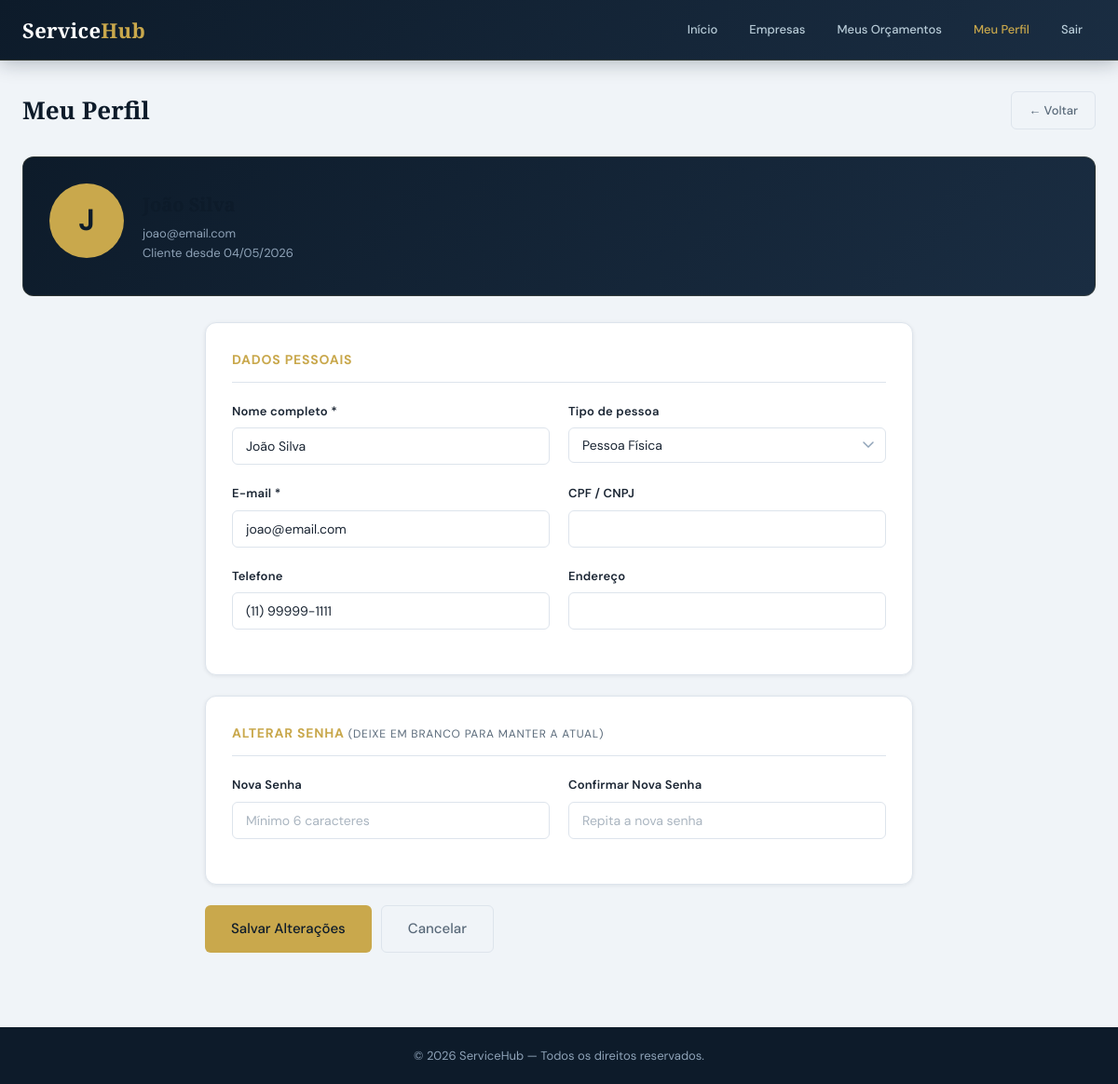
The page /clientes/perfil.php (signed in) on the database its author committed.
### tables this page shows
CREATE TABLE clientes (
    id INT AUTO_INCREMENT PRIMARY KEY,
    nome VARCHAR(100) NOT NULL,
    email VARCHAR(100) NOT NULL UNIQUE,
    senha VARCHAR(255) NOT NULL,
    telefone VARCHAR(20),
    endereco TEXT,
    cpf_cnpj VARCHAR(20),
    tipo ENUM('fisica','juridica') DEFAULT 'fisica',
    created_at TIMESTAMP DEFAULT CURRENT_TIMESTAMP,
    updated_at TIMESTAMP DEFAULT CURRENT_TIMESTAMP ON UPDATE CURRENT_TIMESTAMP
);

### includes/functions.php (called while the page is built, shortened)
<?php
function formatDate($date, $format = 'd/m/Y') {
    return (new DateTime($date))->format($format);
}

### clientes/perfil.php (the view, shortened to what this page needs)
<?php
require_once '../includes/config.php';
require_once '../includes/functions.php';
$cid = $_SESSION['cliente_id'];
$stmt = $pdo->prepare("SELECT * FROM clientes WHERE id = ?");
$stmt->execute([$cid]);
$cliente = $stmt->fetch();
?>
<!DOCTYPE html>
<html lang="pt-BR">
<head>
  <link rel="stylesheet" href="../css/estilo.css">
</head>
<body>
<nav class="dash-nav">
  <div class="inner">
    <div class="logo"><h1>Service<span class="logo-span">Hub</span></h1></div>
    <div class="nav-items">
      <a href="../dashboard_cliente.php">Início</a>
      <a href="empresas.php">Empresas</a>
      <a href="../orcamentos/index.php">Meus Orçamentos</a>
      <a href="perfil.php" style="color:var(--gold);">Meu Perfil</a>
      <a href="../logout.php">Sair</a>
    </div>
  </div>
</nav>
<div class="container">
  <div class="page-title-row">
    <h1>Meu Perfil</h1>
    <a href="../dashboard_cliente.php" class="btn btn-ghost">← Voltar</a>
  </div>
  <div class="perfil-header">
    <div class="avatar-grande"><?= strtoupper(substr($cliente['nome'],0,1)) ?></div>
    <div>
      <h1><?= htmlspecialchars($cliente['nome']) ?></h1>
      <p><?= htmlspecialchars($cliente['email']) ?></p>
      <p>Cliente desde <?= formatDate($cliente['created_at'], 'd/m/Y') ?></p>
    </div>
  </div>
  <div class="form-container">
    <form method="post">
      <div class="form-section">
        <div class="form-section-title">Dados Pessoais</div>
        <div class="form-row">
          <div class="form-group">
            <label>Nome completo *</label>
            <input type="text" name="nome" class="form-control" value="<?= htmlspecialchars($cliente['nome']) ?>" required>
          </div>
          <div class="form-group">
            <label>Tipo de pessoa</label>
            <select name="tipo" class="form-control">
              <option value="fisica" <?= $cliente['tipo']==='fisica'?'selected':'' ?>>Pessoa Física</option>
            </select>
          </div>
        </div>
        <div class="form-row">
          <div class="form-group">
            <label>E-mail *</label>
            <input type="email" name="email" class="form-control" value="<?= htmlspecialchars($cliente['email']) ?>" required>
          </div>
          <div class="form-group">
            <label>CPF / CNPJ</label>
            <input type="text" name="cpf_cnpj" class="form-control" value="<?= htmlspecialchars($cliente['cpf_cnpj'] ?? '') ?>">
          </div>
        </div>
        <div class="form-row">
          <div class="form-group">
            <label>Telefone</label>
            <input type="text" name="telefone" class="form-control" value="<?= htmlspecialchars($cliente['telefone'] ?? '') ?>">
          </div>
          <div class="form-group">
            <label>Endereço</label>
            <input type="text" name="endereco" class="form-control" value="<?= htmlspecialchars($cliente['endereco'] ?? '') ?>">
          </div>
        </div>
      </div>
      <div class="form-section">
        <div class="form-section-title">Alterar Senha <small style="font-weight:400;font-size:12px;color:var(--text-muted)">(deixe em branco para manter a atual)</small></div>
        <div class="form-row">
          <div class="form-group">
            <label>Nova Senha</label>
            <input type="password" name="senha" class="form-control" placeholder="Mínimo 6 caracteres">
          </div>
          <div class="form-group">
            <label>Confirmar Nova Senha</label>
            <input type="password" name="confirmar_senha" class="form-control" placeholder="Repita a nova senha">
          </div>
        </div>
      </div>
      <div style="display:flex;gap:10px;">
        <button type="submit" class="btn btn-primary btn-lg">Salvar Alterações</button>
        <a href="../dashboard_cliente.php" class="btn btn-ghost btn-lg">Cancelar</a>
      </div>
    </form>
  </div>
</div>
<footer style="background:var(--navy);color:var(--slate);text-align:center;padding:20px;margin-top:48px;font-size:13px;">
  © <?= date('Y') ?> ServiceHub — Todos os direitos reservados.
</footer>
</body>
</html>

### css/estilo.css (style rules this page uses)
:root { --navy: #0d1b2a; --navy-mid: #132033; --navy-soft: #1a2d42; --gold: #c9a84c; --gold-lt: #e2c06e; --gold-dim: rgba(201,168,76,.15); --teal: #1e8a7a; --teal-lt: #26b09c; --red: #c0392b; --red-lt: #e74c3c; --green: #1a7a4a; --green-lt: #27ae60; --slate: #8fa3b8; --slate-lt: #b8ccd8; --surface: #ffffff; --bg: #f0f4f8; --border: #dde4ec; --text: #1a2533; --text-muted:#5a6a7a; --radius-sm: 6px; --radius: 12px; --radius-lg: 18px; --shadow-sm: 0 1px 4px rgba(13,27,42,.08); --shadow: 0 4px 20px rgba(13,27,42,.10); --shadow-lg: 0 12px 40px rgba(13,27,42,.14); --transition: .22s cubic-bezier(.4,0,.2,1); }
*, *::before, *::after { box-sizing: border-box; margin: 0; padding: 0; }
html { font-size: 15px; scroll-behavior: smooth; }
body { font-family: 'DM Sans', system-ui, sans-serif; background: var(--bg); color: var(--text); line-height: 1.65; -webkit-font-smoothing: antialiased; }
h1,h2,h3 { font-family: 'Playfair Display', Georgia, serif; color: var(--navy); }
a { color: var(--gold); text-decoration: none; transition: color var(--transition); }
.container { max-width: 1200px; margin: 0 auto; padding: 32px 24px; }
.logo h1 { font-family: 'Playfair Display', serif; font-size: 22px; color: #fff; letter-spacing: .3px; line-height: 1.2; }
.logo h1 span, .logo-span { color: var(--gold); }
.page-title-row { display: flex; align-items: center; justify-content: space-between; flex-wrap: wrap; gap: 16px; margin-bottom: 28px; }
.page-title-row h1 { font-size: 26px; }
.btn { display: inline-flex; align-items: center; gap: 6px; padding: 9px 18px; border-radius: var(--radius-sm); font-size: 13px; font-weight: 500; font-family: 'DM Sans', sans-serif; cursor: pointer; border: none; transition: all var(--transition); text-decoration: none; white-space: nowrap; background: var(--navy-soft); color: var(--slate-lt); }
.btn-primary { background: var(--gold); color: var(--navy); }
.btn-ghost { background: transparent; border: 1px solid var(--border); color: var(--text-muted); }
.btn-lg { padding: 12px 28px; font-size: 15px; }
.form-group { margin-bottom: 20px; }
.form-group label { display: block; font-size: 13px; font-weight: 600; color: var(--text); margin-bottom: 7px; letter-spacing: .2px; }
.form-control { width: 100%; padding: 10px 14px; background: #fff; border: 1.5px solid var(--border); border-radius: var(--radius-sm); font-size: 14px; font-family: 'DM Sans', sans-serif; color: var(--text); transition: border-color var(--transition), box-shadow var(--transition); appearance: none; }
.form-control::placeholder { color: #aab5c0; }
select.form-control { background-repeat: no-repeat; background-position: right 12px center; padding-right: 36px; }
.form-row { display: grid; grid-template-columns: 1fr 1fr; gap: 20px; }
.form-container { max-width: 760px; margin: 0 auto; }
.form-section { background: var(--surface); border: 1px solid var(--border); border-radius: var(--radius); padding: 28px; margin-bottom: 22px; box-shadow: var(--shadow-sm); }
.form-section-title { font-size: 14px; font-weight: 700; color: var(--gold); text-transform: uppercase; letter-spacing: .8px; margin-bottom: 20px; padding-bottom: 12px; border-bottom: 1px solid var(--border); }

### clientes/perfil.php (style rules this page uses)
.dash-nav { background:linear-gradient(135deg,var(--navy) 0%,var(--navy-soft) 100%);border-bottom:1px solid rgba(201,168,76,.2);position:sticky;top:0;z-index:200;box-shadow:0 2px 20px rgba(13,27,42,.3); }
.dash-nav .inner { max-width:1200px;margin:0 auto;padding:0 24px;display:flex;align-items:center;justify-content:space-between;min-height:64px;flex-wrap:wrap;gap:12px; }
.nav-items { display:flex;gap:6px;flex-wrap:wrap;align-items:center; }
.nav-items a { color:var(--slate-lt);font-size:13px;font-weight:500;padding:7px 14px;border-radius:var(--radius-sm);transition:all var(--transition);text-decoration:none; }
.avatar-grande { width:80px;height:80px;background:var(--gold);border-radius:50%;display:flex;align-items:center;justify-content:center;font-size:32px;font-weight:700;color:var(--navy);margin-bottom:12px; }
.perfil-header { display:flex;align-items:center;gap:20px;background:linear-gradient(135deg,var(--navy),var(--navy-soft));color:#fff;border-radius:var(--radius);padding:28px;margin-bottom:28px;border:1px solid rgba(201,168,76,.15); }
.perfil-header h1 { font-size:20px;margin-bottom:4px; }
.perfil-header p { color:var(--slate);font-size:13px; }

### rows shown on the page
clientes: nome "J", email "joao@email.com", created_at "04/05/2026", nome "João Silva", tipo "Pessoa Física", telefone "(11) 99999-1111"
